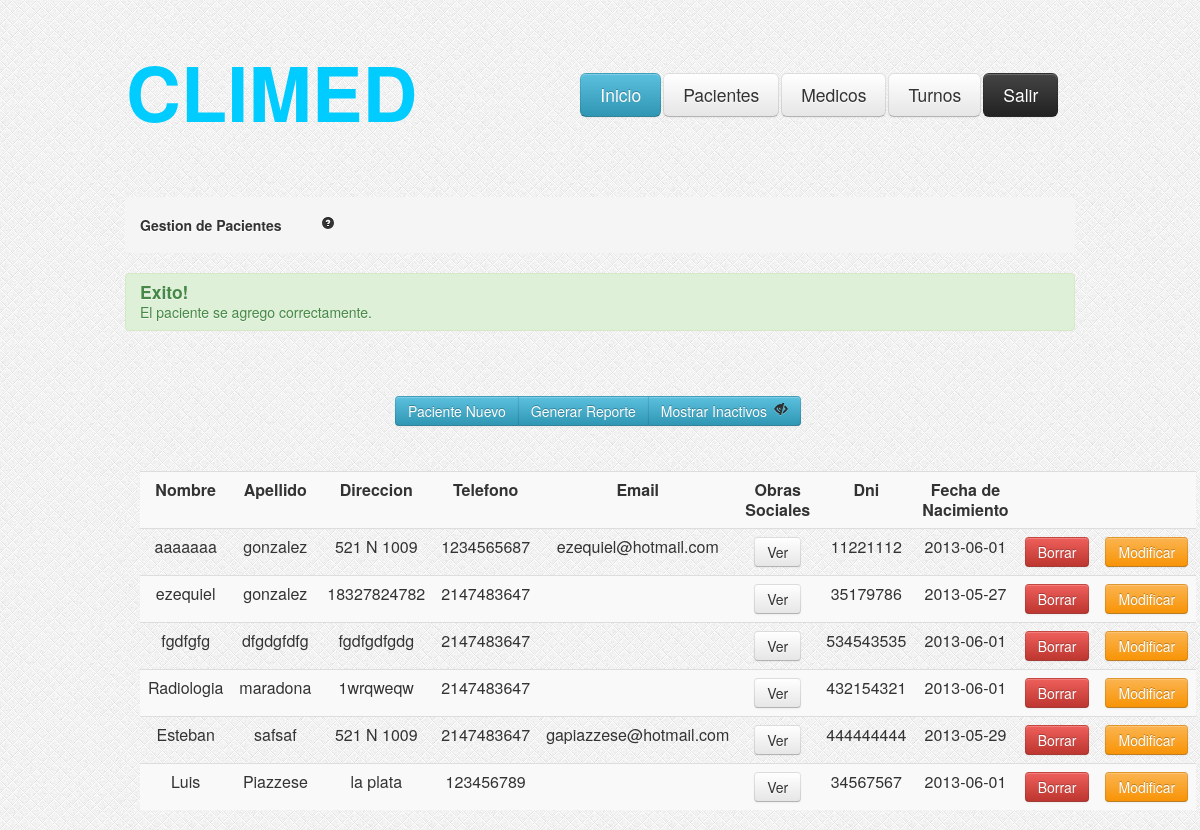
The app's page /GestionPacientes.php?Correcto=1, older data.
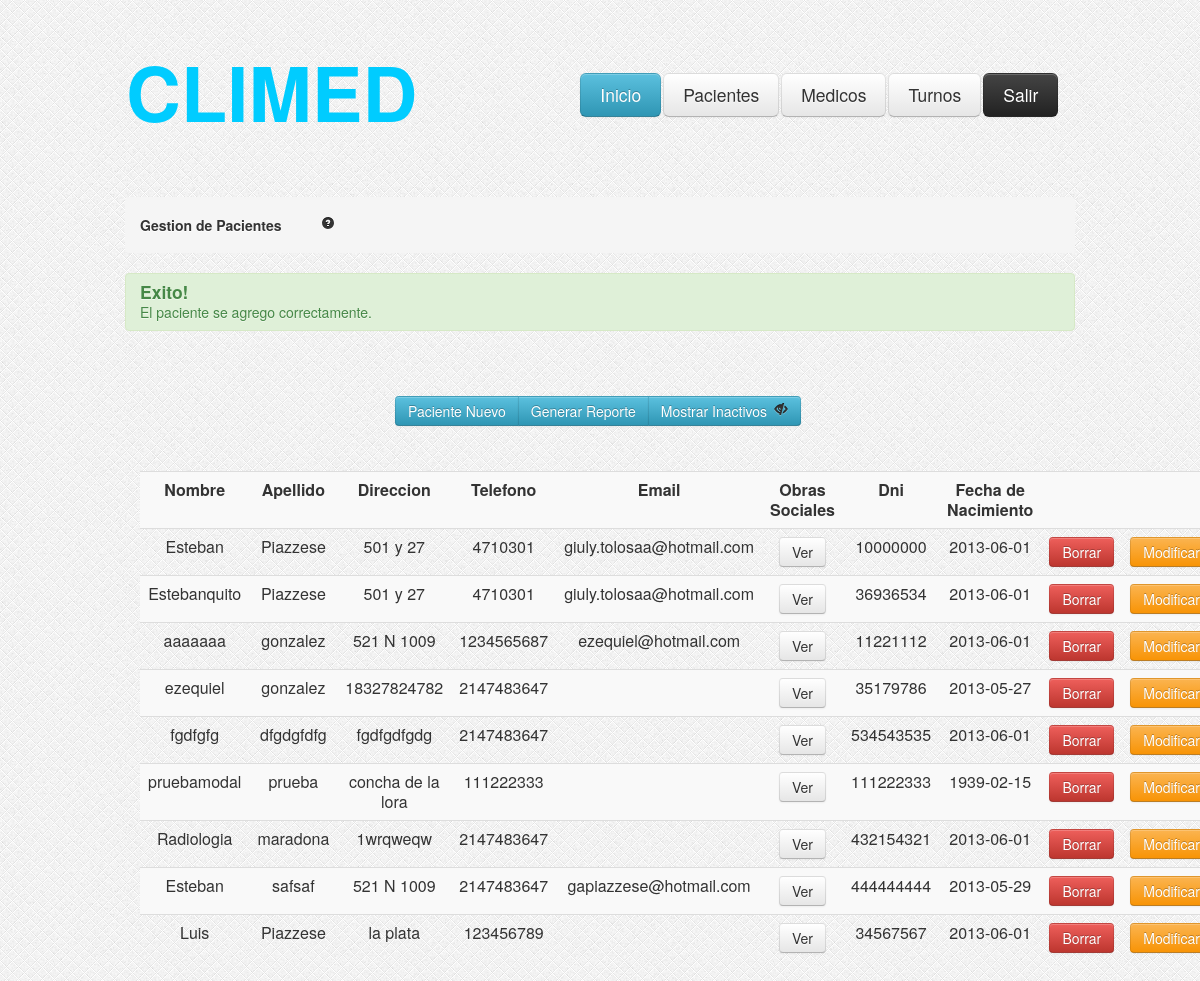
The same page, newer data.
### tables this page shows
CREATE TABLE IF NOT EXISTS `pacientes` (
  `idpaciente` int(11) NOT NULL AUTO_INCREMENT,
  `dni` int(11) NOT NULL,
  `apellido` varchar(100) NOT NULL,
  `nombre` varchar(100) NOT NULL,
  `email` varchar(100) DEFAULT NULL,
  `telefono` int(11) NOT NULL,
  `fechaNac` date NOT NULL,
  `direccion` varchar(255) NOT NULL,
  `activo` tinyint(4) NOT NULL DEFAULT '1',
  PRIMARY KEY (`idpaciente`)
);

### GestionPacientes.php (the view, shortened to what this page needs)
<?php
	if (!isset($_GET['ojito'])) {
		$ojito=1;
	} else {
		$ojito=$_GET['ojito'];
	}
	$consulta = "SELECT * FROM pacientes WHERE pacientes.activo = ".$ojito." OR 0 = ".$ojito." ";
    $resultado = mysql_query($consulta);
?>
<head>
<link rel="stylesheet" type="text/css" href="css/estilo.css"/>
<link rel="stylesheet" type="text/css" href="css/bootstrap.css"/>
<link rel="stylesheet" type="text/css" href="css/bootstrap-responsive.css"/>
</head>
<body style="background-image:url('images/bg.png')">
	<?php include_once('header.php'); ?>
	<div class="encapsulador">
		<div class="contenedor">
			<ul class="breadcrumb">
				<li>
					<h5>Gestion de Pacientes<a href="#" style="margin-left: 40px;"><i class="icon-question-sign"></i></a></h5>
				</li>
			</ul>
			<?php
				if(isset($_GET['Correcto'])){
					if($_GET['Correcto'] == 1){
						echo"<div class='alert alert-success'>
							<h4>Exito!</h4>
							El paciente se agrego correctamente.
							</div>";
					}
				}
			?>
			<div class="btn-group" style="margin-top: 45px; margin-left: 270;">
			        <button class="btn btn-info" type="button" onclick="location.href='AltaPacientes.php'">Paciente Nuevo</button>
                    <button class="btn btn-info" type="button">Generar Reporte</button>
				    <button class="btn btn-info" type="button"
					<?php	if($ojito == 1){ ?>
								onclick="location.href='GestionPacientes.php?ojito=0'"> Mostrar Inactivos <i class="icon-eye-close" style="margin-left: 3px;"></i>
					<?php	} else { ?>
								onclick="location.href='GestionPacientes.php?ojito=1'"> Ocultar Inactivos <i class="icon-eye-open" style="margin-left: 3px;"></i>
					<?php	} ?>
					</button>
			</div>
			<div id="tabla-gestion-pacientes">
				<table class="table table-striped">
					<tr>
						<td><b>Nombre</b></td>
						<td><b>Apellido</b></td>
						<td><b>Direccion</b></td>
						<td><b>Telefono</b></td>
						<td><b>Email</b></td>
						<td><b>Obras Sociales</b></td>
						<td><b>Dni</b></td>
						<td><b>Fecha de Nacimiento</b></td>
						<td></td>
						<td></td>
					</tr>
					<?php
				while ($valor = mysql_fetch_array($resultado))
				{
				?>
					<tr>
						<td><?php echo $valor["nombre"]; ?></td>
						<td><?php echo $valor["apellido"]; ?></td>
						<td><?php echo $valor["direccion"]; ?></td>
						<td><?php echo $valor["telefono"]; ?></td>
						<td><?php echo $valor["email"]; ?></td>
						<?php
						$idpaciente = $valor['idpaciente'];
						?>
						<td><a data-toggle="modal" role="button" href="#obrasSocialesPaciente<?php echo $idpaciente; ?>" class="btn">Ver</a></td>
						<td><?php echo $valor["dni"]; ?></td>
						<td><?php echo $valor["fechaNac"]; ?></td>
						<?php
								if( $valor["activo"] == 1 ){
						?>
									<td><a data-toggle="modal" role="button" href="#borrar<?php echo $idpaciente; ?>" class="btn btn-danger">Borrar</a></td>
						<?php	}else{ ?>
									<td><button class="btn btn-success" type="button" onclick="location.href='HabilitarPaciente.php?idpaciente=<?php echo $idpaciente; ?> '">Habilitar</button></td>
						<?php	}  	?>
						<td><button class="btn btn-warning" onclick="location.href='CargaPaciente.php?idpaciente=<?php echo $idpaciente; ?> '" type="button">Modificar</button> </td>
					</tr>
				<?php
				}
				?>
				</table>
			</div>
		</div>
	</div>
</body>
</html>

Row changes from the older to the newer data that the page shows:
now on this page (row edited): pacientes: nombre "Esteban", apellido "Piazzese", direccion "501 y 27", telefono "4710301", email "giuly.tolosaa@hotmail.com", dni "10000000", fechaNac "2013-06-01"
now on this page (row edited): pacientes: nombre "Estebanquito", apellido "Piazzese", direccion "501 y 27", telefono "4710301", email "giuly.tolosaa@hotmail.com", dni "36936534", fechaNac "2013-06-01"
now on this page (row edited): pacientes: nombre "pruebamodal", apellido "prueba", direccion "concha de la lora", telefono "111222333", dni "111222333", fechaNac "1939-02-15"
